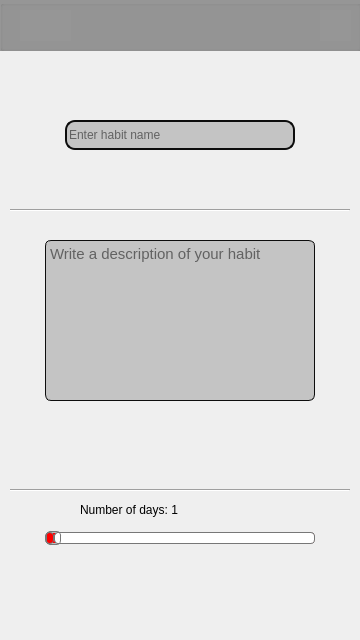
<?xml version="1.0" encoding="UTF-8"?>
<ui version="4.0">
 <class>CreateHabit</class>
 <widget class="QWidget" name="CreateHabit">
  <property name="geometry">
   <rect>
    <x>0</x>
    <y>0</y>
    <width>360</width>
    <height>640</height>
   </rect>
  </property>
  <property name="windowTitle">
   <string>Form</string>
  </property>
  <property name="styleSheet">
   <string notr="true"/>
  </property>
  <widget class="QLineEdit" name="lineEdit">
   <property name="geometry">
    <rect>
     <x>65</x>
     <y>120</y>
     <width>230</width>
     <height>30</height>
    </rect>
   </property>
   <property name="styleSheet">
    <string notr="true">QLineEdit {
border-radius: 10px;
background-color: #c4c4c4 ;
border:2px solid #0d0d0d;
}

QLineEdit:focus {
border:2px solid #87bbff;
}

</string>
   </property>
   <property name="text">
    <string/>
   </property>
   <property name="placeholderText">
    <string>Enter habit name</string>
   </property>
  </widget>
  <widget class="QSlider" name="horizontalSlider">
   <property name="geometry">
    <rect>
     <x>45</x>
     <y>530</y>
     <width>270</width>
     <height>16</height>
    </rect>
   </property>
   <property name="styleSheet">
    <string notr="true">QSlider::groove:horizontal {
border: 1px solid #bbb;
background: red;
height: 10px;
border-radius: 4px;
}
QSlider::sub-page:horizontal {
background: qlineargradient(x1: 0, y1: 0,    x2: 0, y2: 1,
    stop: 0 #66e, stop: 1 #bbf);
background: qlineargradient(x1: 0, y1: 0.2, x2: 1, y2: 1,
    stop: 0 #bbf, stop: 1 #55f);
border: 1px solid #777;
height: 10px;
border-radius: 4px;
}

QSlider::add-page:horizontal {
background: #fff;
border: 1px solid #777;
height: 10px;
border-radius: 4px;
}

QSlider::handle:horizontal {
background: qlineargradient(x1:0, y1:0, x2:1, y2:1,
    stop:0 #eee, stop:1 #ccc);
border: 1px solid #777;
width: 13px;
margin-top: -2px;
margin-bottom: -2px;
border-radius: 4px;
}

QSlider::handle:horizontal:hover {
background: qlineargradient(x1:0, y1:0, x2:1, y2:1,
    stop:0 #fff, stop:1 #ddd);
border: 1px solid #444;
border-radius: 4px;
}

QSlider::sub-page:horizontal:disabled {
background: #bbb;
border-color: #999;
}

QSlider::add-page:horizontal:disabled {
background: #eee;
border-color: #999;
}

QSlider::handle:horizontal:disabled {
background: #eee;
border: 1px solid #aaa;
border-radius: 4px;
}</string>
   </property>
   <property name="minimum">
    <number>3</number>
   </property>
   <property name="maximum">
    <number>72</number>
   </property>
   <property name="singleStep">
    <number>4</number>
   </property>
   <property name="orientation">
    <enum>Qt::Horizontal</enum>
   </property>
  </widget>
  <widget class="QLabel" name="label_2">
   <property name="geometry">
    <rect>
     <x>80</x>
     <y>500</y>
     <width>131</width>
     <height>20</height>
    </rect>
   </property>
   <property name="text">
    <string notr="true">Number of days: 1</string>
   </property>
  </widget>
  <widget class="QTextEdit" name="textEdit">
   <property name="geometry">
    <rect>
     <x>45</x>
     <y>240</y>
     <width>270</width>
     <height>161</height>
    </rect>
   </property>
   <property name="font">
    <font>
     <pointsize>11</pointsize>
    </font>
   </property>
   <property name="styleSheet">
    <string notr="true">QTextEdit {
border-radius: 6px;
background-color: #c4c4c4 ;
border:0.5px solid #0d0d0d;
}</string>
   </property>
   <property name="html">
    <string>&lt;!DOCTYPE HTML PUBLIC &quot;-//W3C//DTD HTML 4.0//EN&quot; &quot;http://www.w3.org/TR/REC-html40/strict.dtd&quot;&gt;
&lt;html&gt;&lt;head&gt;&lt;meta name=&quot;qrichtext&quot; content=&quot;1&quot; /&gt;&lt;meta charset=&quot;utf-8&quot; /&gt;&lt;style type=&quot;text/css&quot;&gt;
p, li { white-space: pre-wrap; }
&lt;/style&gt;&lt;/head&gt;&lt;body style=&quot; font-family:'Segoe UI'; font-size:11pt; font-weight:400; font-style:normal;&quot;&gt;
&lt;p style=&quot;-qt-paragraph-type:empty; margin-top:0px; margin-bottom:0px; margin-left:0px; margin-right:0px; -qt-block-indent:0; text-indent:0px; font-size:9pt;&quot;&gt;&lt;br /&gt;&lt;/p&gt;&lt;/body&gt;&lt;/html&gt;</string>
   </property>
   <property name="placeholderText">
    <string>Write a description of your habit</string>
   </property>
  </widget>
  <widget class="QGroupBox" name="groupBox_2">
   <property name="geometry">
    <rect>
     <x>0</x>
     <y>0</y>
     <width>361</width>
     <height>51</height>
    </rect>
   </property>
   <property name="styleSheet">
    <string notr="true">position: absolute;
width: 360px;
height: 65px;
left: 0px;
top: 0px;

background: #969696;



</string>
   </property>
   <property name="title">
    <string/>
   </property>
   <widget class="QPushButton" name="pushButton">
    <property name="geometry">
     <rect>
      <x>290</x>
      <y>0</y>
      <width>71</width>
      <height>51</height>
     </rect>
    </property>
    <property name="styleSheet">
     <string notr="true">border: medium none;
  background-image: none; 
  background: transparent;
  float: left;
  background-color: transparent;</string>
    </property>
    <property name="text">
     <string/>
    </property>
   </widget>
   <widget class="QLabel" name="label_4">
    <property name="geometry">
     <rect>
      <x>320</x>
      <y>10</y>
      <width>31</width>
      <height>31</height>
     </rect>
    </property>
    <property name="text">
     <string/>
    </property>
    <property name="pixmap">
     <pixmap resource="recources.qrc">:/img/pick/Save.png</pixmap>
    </property>
   </widget>
   <widget class="QLabel" name="label_5">
    <property name="geometry">
     <rect>
      <x>20</x>
      <y>10</y>
      <width>51</width>
      <height>31</height>
     </rect>
    </property>
    <property name="text">
     <string/>
    </property>
    <property name="pixmap">
     <pixmap resource="recources.qrc">:/img/pick/Back.png</pixmap>
    </property>
   </widget>
   <widget class="QPushButton" name="pushButton_2">
    <property name="geometry">
     <rect>
      <x>0</x>
      <y>0</y>
      <width>71</width>
      <height>51</height>
     </rect>
    </property>
    <property name="styleSheet">
     <string notr="true">border: medium none;
  background-image: none; 
  background: transparent;
  float: left;
  background-color: transparent;</string>
    </property>
    <property name="text">
     <string/>
    </property>
   </widget>
   <zorder>label_5</zorder>
   <zorder>label_4</zorder>
   <zorder>pushButton</zorder>
   <zorder>pushButton_2</zorder>
  </widget>
  <widget class="Line" name="line_2">
   <property name="geometry">
    <rect>
     <x>10</x>
     <y>480</y>
     <width>340</width>
     <height>20</height>
    </rect>
   </property>
   <property name="lineWidth">
    <number>1</number>
   </property>
   <property name="orientation">
    <enum>Qt::Horizontal</enum>
   </property>
  </widget>
  <widget class="Line" name="line_3">
   <property name="geometry">
    <rect>
     <x>10</x>
     <y>200</y>
     <width>340</width>
     <height>20</height>
    </rect>
   </property>
   <property name="lineWidth">
    <number>1</number>
   </property>
   <property name="orientation">
    <enum>Qt::Horizontal</enum>
   </property>
  </widget>
 </widget>
 <tabstops>
  <tabstop>horizontalSlider</tabstop>
  <tabstop>textEdit</tabstop>
  <tabstop>lineEdit</tabstop>
  <tabstop>pushButton</tabstop>
  <tabstop>pushButton_2</tabstop>
 </tabstops>
 <resources>
  <include location="recources.qrc"/>
 </resources>
 <connections/>
</ui>
